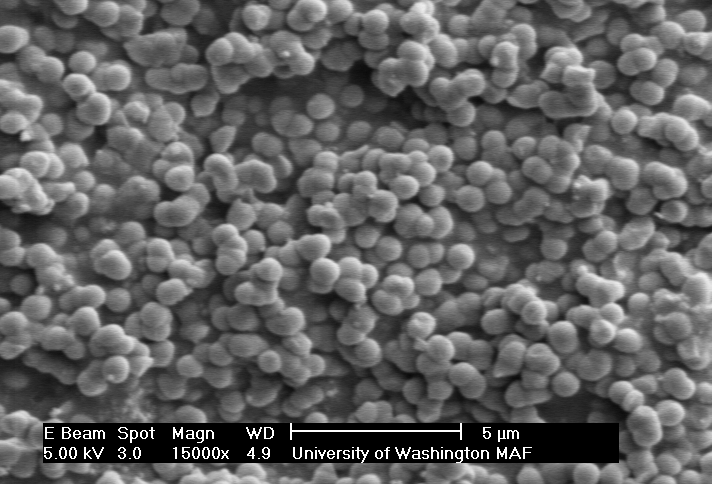
#> input picture SEM_Images/R5 K3Me3 SiO2_3-3.TIF, 712 x 484 px, found by its file name
$ jupyter execute Edge_Detection_Segmentation.ipynb
#> lines starting #> are read from the running program, lines starting #| are printed output that depends on the picture; after the words box and inside, x2 and y2 are one past the last pixel; in counts of white or black regions, pixels touching at a corner belong together
[cell 1]
import numpy as np
import cv2
from matplotlib import pyplot as plt

[cell 2]
img = cv2.imread('SEM_Images/R5 K3Me3 SiO2_3-3.tif')
#> img is the input picture: shape (484, 712, 3); min 0, max 255, mean 97.2
img = np.array(img, dtype=np.uint8)

[cell 3]
#print(img)

[cell 4]
kernel = np.ones((5,6), np.uint8)
opening = cv2.morphologyEx(img, cv2.MORPH_OPEN, kernel)
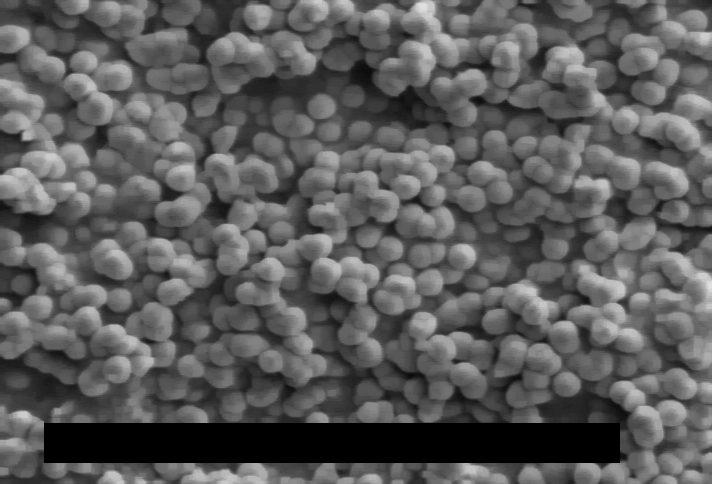
#> opening: shape (484, 712, 3); min 0, max 223, mean 91.2
canny = cv2.Canny(opening,100,150,3,L2gradient=True)
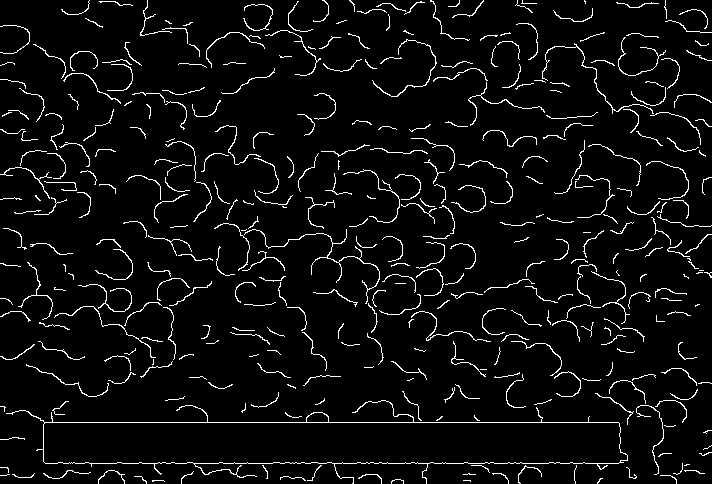
#> canny: shape (484, 712); 5% white in thin lines or dots
fig, ax = plt.subplots(3,1,figsize=(30,30))
ax[0].imshow(opening)
ax[1].imshow(canny)
ax[2].imshow(img)
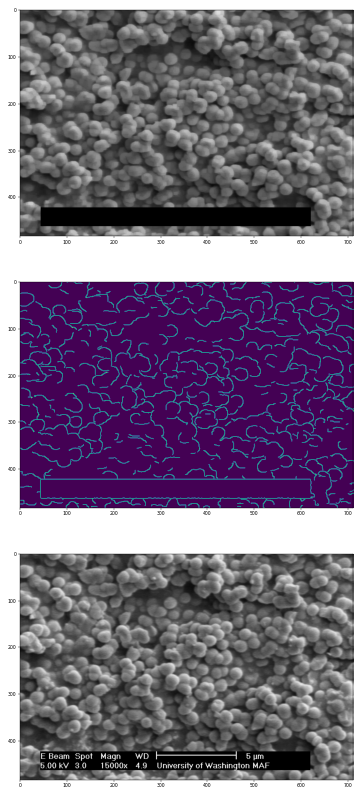
#> figure drawn by matplotlib, 3 panels

[cell 5]
img_opal = cv2.imread('Opal_tecopa_near_gem.jpg')
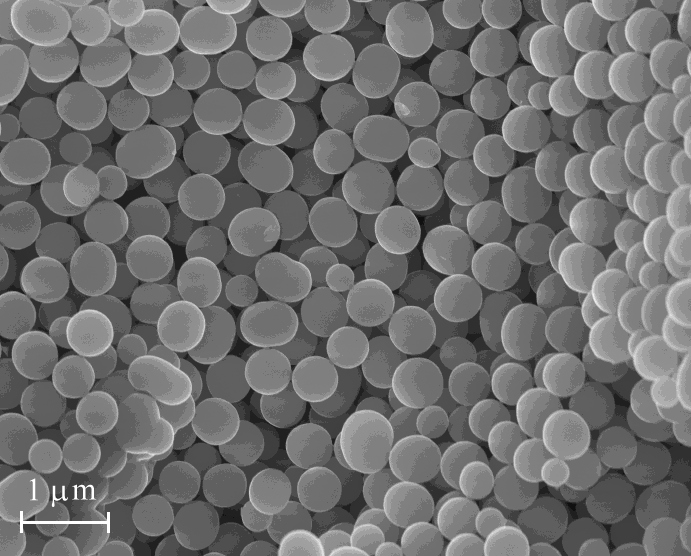
#> input picture Opal_Tecopa_near_gem.jpg, 691 x 556 px, found by its file name
#> img_opal is the input picture: shape (556, 691, 3); min 13, max 255, mean 111
img_opal = np.array(img_opal, dtype=np.uint8)

[cell 6]
kernel1 = np.ones((5,6), np.uint8)
opening1 = cv2.morphologyEx(img_opal, cv2.MORPH_OPEN, kernel1)
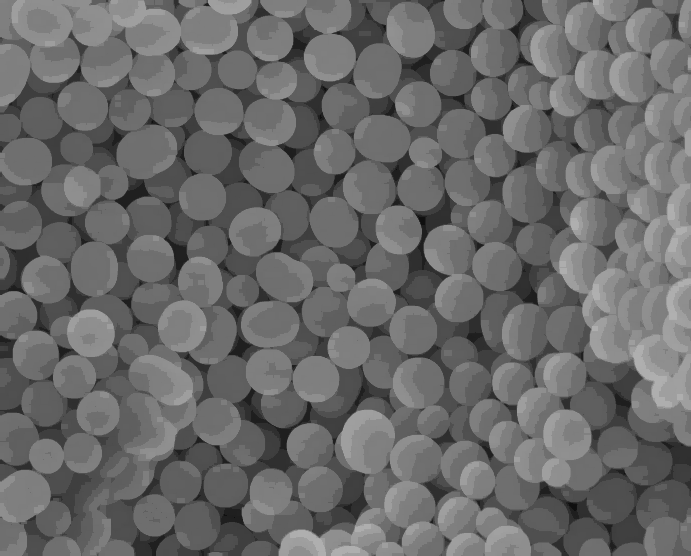
#> opening1: shape (556, 691, 3); min 13, max 176, mean 106.2
canny1 = cv2.Canny(opening1,100,150,3,L2gradient=True)
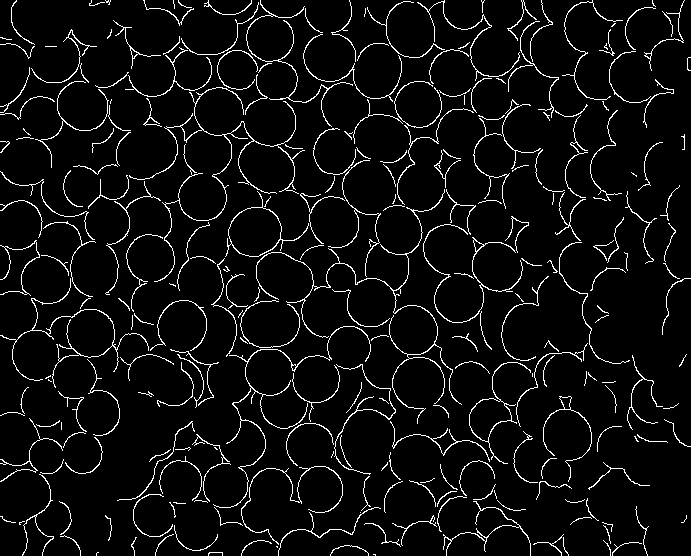
#> canny1: shape (556, 691); 5.6% white in thin lines or dots
fig, ax = plt.subplots(3,1,figsize=(20,20))
ax[0].imshow(opening1)
ax[1].imshow(canny1)
ax[2].imshow(img_opal)

[cell 7]
ret, thresh = cv2.threshold(canny1,0,255,cv2.THRESH_BINARY_INV+cv2.THRESH_OTSU)
#> thresh: shape (556, 691); 94.4% white; black in thin lines or dots
#> ret = 0
#plt.imshow(thresh)
opening = cv2.morphologyEx(thresh,cv2.MORPH_OPEN,kernel, iterations = 5)
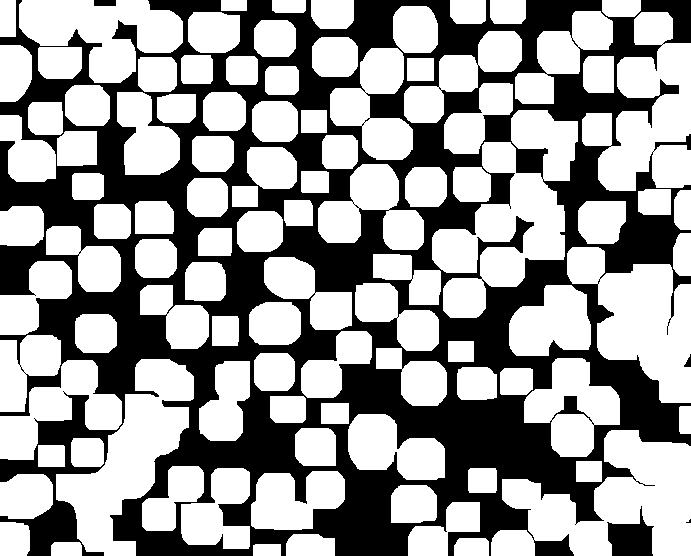
#> opening: shape (556, 691); 60.8% white; 5 black regions (1 under 20 px), largest, box (x1, y1, x2, y2) and area: (0, 0, 691, 556) 148948, (607, 506, 654, 556) 1401, (94, 0, 116, 6) 132, (684, 354, 691, 367) 49

# This attempts to dialate the background, but ends up just making the problem worse, hence it being commented out
# sure_bg = cv2.dilate(opening,kernel,iterations=0)

# This was an attempt to differentiate the background from the foreground, but needs some serious work.  Not sure how neccissary this is, though, since markers assign without running this
#dist_transform = cv2.distanceTransform(opening,cv2.DIST_L2,5)
#ret, sure_fg = cv2.threshold(dist_transform,0.7*dist_transform.max(),255,0)

# Actually assigns markers to each particle!  This worked awesome until I introduced the watershed algorithm, then things just kind of merged together...
ret, markers = cv2.connectedComponents(opening)
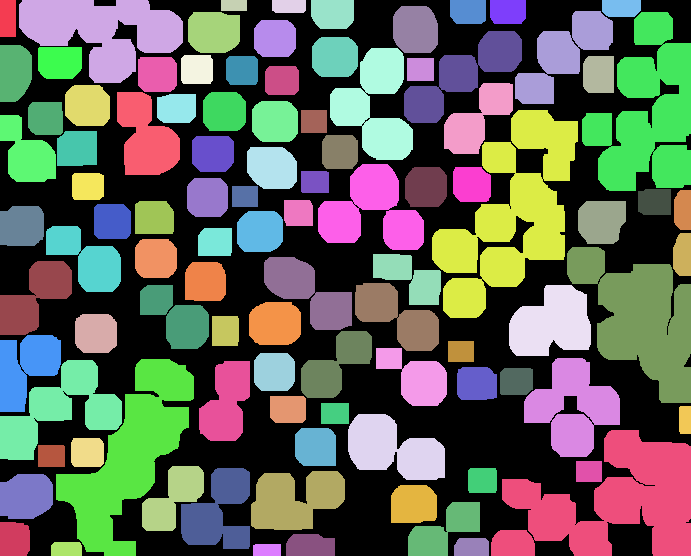
#> markers: shape (556, 691) int32; 101 distinct labels, from 0 to 100; one colour per label, 0 black
#> ret = 101

# Fills out the markers to their original boundaries, and is doing a pretty good job at showing the actual efficacy of our segmentation
markers_watershed = cv2.watershed(img_opal,markers)
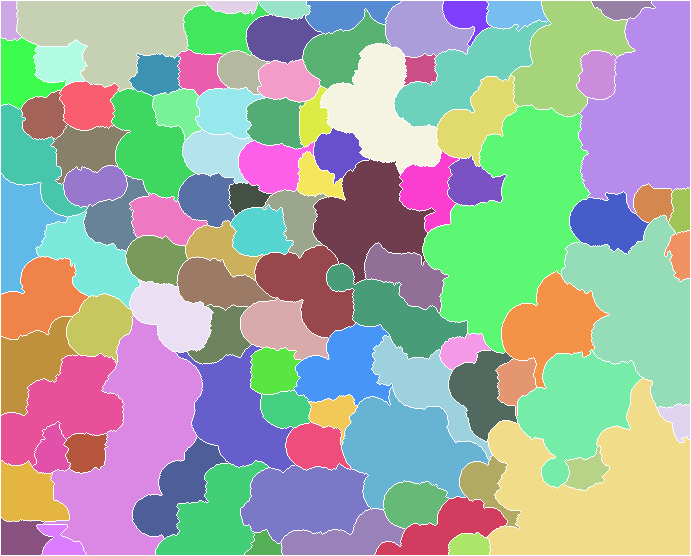
#> markers_watershed: shape (556, 691) int32; 101 distinct labels, from -1 to 100; one colour per label, 0 black, -1 white
#img[markers == -1] = [255,0,0]

plt.imshow(markers)
